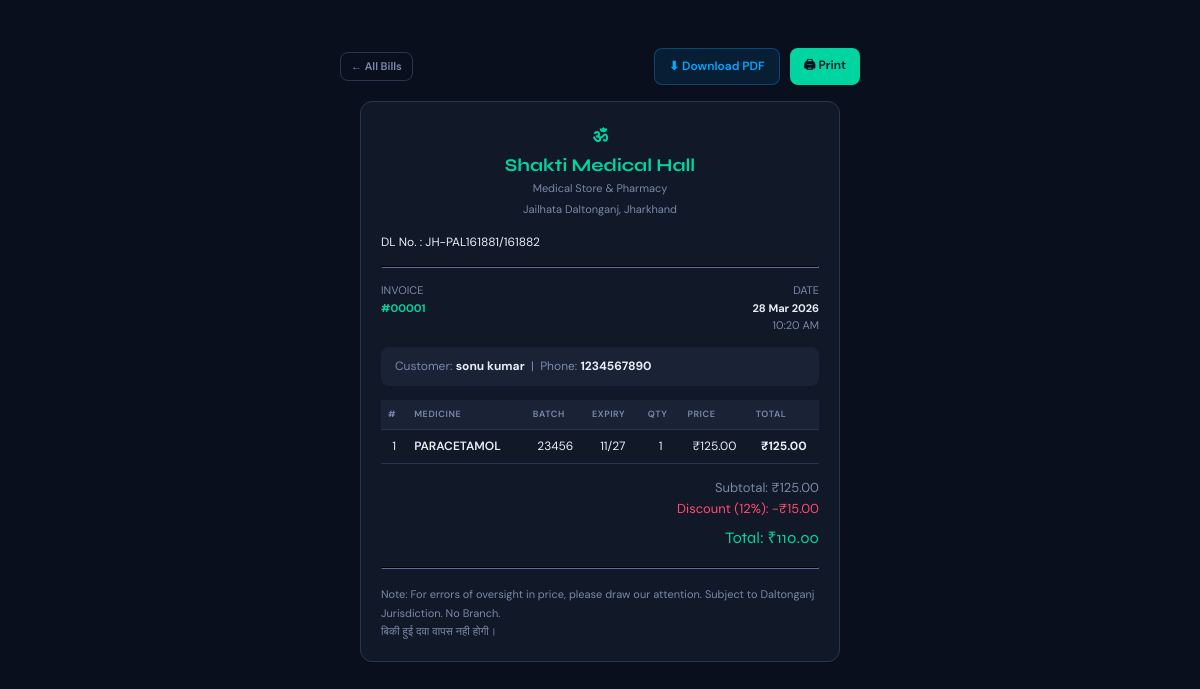
The page /bill/1 (signed in) on the database its author committed.
### app/models.py (models this page shows, shortened)
class Bill(db.Model):
    id = db.Column(db.Integer, primary_key=True)
    total_amount = db.Column(db.Float, default=0)
    discount_percent = db.Column(db.Float, default=0)
    discount_amount = db.Column(db.Float, default=0)
    created_at = db.Column(db.DateTime, default=datetime.utcnow)
    customer_name = db.Column(db.String(200), default="")
    customer_phone = db.Column(db.String(20), default="")
    items = db.relationship("BillItem", backref="bill", lazy=True,
                            cascade="all, delete-orphan")

class BillItem(db.Model):
    id = db.Column(db.Integer, primary_key=True)
    bill_id = db.Column(db.Integer, db.ForeignKey('bill.id'), nullable=False)
    medicine_id = db.Column(db.Integer, db.ForeignKey('medicine.id'), nullable=False)
    batch_id = db.Column(db.Integer, db.ForeignKey('medicine_batch.id'), nullable=True)
    quantity = db.Column(db.Integer, nullable=False)
    price = db.Column(db.Float, nullable=False)           # selling price at time of sale
    batch_number = db.Column(db.String(100), default="")  # snapshot
    expiry_date = db.Column(db.Date, nullable=True)       # snapshot
    medicine = db.relationship("Medicine")
    batch = db.relationship("MedicineBatch")

class Medicine(db.Model):
    id = db.Column(db.Integer, primary_key=True)
    name = db.Column(db.String(200), nullable=False, unique=True)
    company = db.Column(db.String(200))
    price = db.Column(db.Float, nullable=False)           # default selling price
    total_quantity = db.Column(db.Integer, default=0)     # sum of all batch quantities
    batches = db.relationship("MedicineBatch", backref="medicine", lazy=True,
                              cascade="all, delete-orphan")

### app/routes.py (the view)
@main.route("/bill/<int:bill_id>")
@login_required
def view_bill(bill_id):
    bill = Bill.query.get_or_404(bill_id)
    items = BillItem.query.filter_by(bill_id=bill.id).all()
    return render_template("bill_view.html", bill=bill, items=items)

### app/__init__.py (called while the page is built)
def create_app():
    app = Flask(__name__)
    app.config.from_object(Config)
    db.init_app(app)
    login_manager.init_app(app)
    login_manager.login_view = "main.login"
    from app.models import User
    @login_manager.user_loader
    def load_user(user_id):
        return User.query.get(int(user_id))
    from app.routes import main
    app.register_blueprint(main)
    with app.app_context():
        db.create_all()
    return app

### app/templates/bill_view.html (shortened to what this page needs)
{% extends "layout.html" %}
{% block content %}
<div style="max-width:520px; margin: 20px auto;">
  <div class="receipt-actions" style="margin-bottom:16px; justify-content:space-between; display:flex; align-items:center;">
    <a href="{{ url_for('main.all_bills') }}" class="btn btn-outline btn-sm">← All Bills</a>
    <div style="display:flex; gap:10px;">
      <a href="{{ url_for('main.download_bill_pdf', bill_id=bill.id) }}" target="_blank" class="btn btn-pdf">⬇ Download PDF</a>
      <button onclick="window.print()" class="btn btn-primary">🖨 Print</button>
    </div>
  </div>
  <div class="receipt-wrap" id="printArea">
    <div class="receipt-header">
      <h1>ॐ</h1>
      <h1>Shakti Medical Hall</h1>
      <p>Medical Store & Pharmacy</p>
      <p style="margin-top:4px; font-size:11px;">Jailhata Daltonganj, Jharkhand</p>
    </div>
   <div class="dl-line" style="font-size:12px; margin-bottom:4px;">DL No. : JH-PAL161881/161882</div>
    <hr style="border-color: var(--border); margin: 14px 0;">
    <div class="receipt-meta">
      <div>
        <div style="font-size:11px; color:var(--text-muted);">INVOICE</div>
        <div class="fw-bold text-accent">#{{ "%05d"|format(bill.id) }}</div>
      </div>
      <div style="text-align:right;">
        <div style="font-size:11px; color:var(--text-muted);">DATE</div>
        <div class="fw-bold">{{ bill.created_at.strftime('%d %b %Y') }}</div>
        <div style="font-size:11px; color:var(--text-muted);">{{ bill.created_at.strftime('%I:%M %p') }}</div>
      </div>
    </div>
    {% if bill.customer_name %}
    <div class="customer-box" style="background:var(--surface2); border-radius:8px; padding:10px 14px; margin-bottom:14px; font-size:12px;">
      <span class="text-muted">Customer: </span><strong>{{ bill.customer_name }}</strong>
      {% if bill.customer_phone %}<span class="text-muted"> &nbsp;|&nbsp; Phone: </span><strong>{{ bill.customer_phone }}</strong>{% endif %}
    </div>
    {% endif %}
    <table class="receipt-table">
      <thead>
        <tr>
          <th>#</th>
          <th style="text-align:left;">Medicine</th>
          <th>Batch</th>
          <th>Expiry</th>
          <th>Qty</th>
          <th>Price</th>
          <th>Total</th>
        </tr>
      </thead>
      <tbody>
        {% for item in items %}
        <tr>
          <td>{{ loop.index }}</td>
          <td style="text-align:left; font-weight:600;">{{ item.medicine.name }}</td>
          <td>{{ item.batch_number or '—' }}</td>
          <td>{{ item.expiry_date.strftime('%m/%y') if item.expiry_date else '—' }}</td>
          <td>{{ item.quantity }}</td>
          <td>₹{{ "%.2f"|format(item.price) }}</td>
          <td class="fw-bold">₹{{ "%.2f"|format(item.price * item.quantity) }}</td>
        </tr>
        {% endfor %}
      </tbody>
    </table>
    <div class="receipt-totals" style="margin-top:14px;">
      {% set subtotal = namespace(val=0) %}
      {% for item in items %}{% set subtotal.val = subtotal.val + item.price * item.quantity %}{% endfor %}
      <div style="font-size:13px; color:var(--text-muted);">Subtotal: ₹{{ "%.2f"|format(subtotal.val) }}</div>
      {% if bill.discount_percent > 0 %}
      <div style="font-size:13px; color:var(--danger);">Discount ({{ bill.discount_percent|int }}%): -₹{{ "%.2f"|format(bill.discount_amount) }}</div>
      {% endif %}
      <div class="receipt-grand">Total: ₹{{ "%.2f"|format(bill.total_amount) }}</div>
    </div>
    <hr style="border-color: var(--border); margin: 16px 0;">
    <div class="note-section" style="font-size:11px; line-height:1.7; color:var(--text-muted);">
      <p>Note: For errors of oversight in price, please draw our attention. Subject to Daltonganj Jurisdiction. No Branch.</p>
      <p>बिकी हुई दवा वापस नही होगी।</p>
    </div>
  </div>
</div>
{% endblock %}

### app/static/css/style.css (style rules this page uses)
:root { --bg: #0a0f1e; --surface: #111827; --surface2: #1a2236; --surface3: #222d42; --border: #2a3650; --accent: #00d4a0; --accent2: #00a8ff; --accent-glow: rgba(0, 212, 160, 0.18); --text: #e8edf5; --text-muted: #7a8aaa; --danger: #ff4d6d; --warning: #ffb347; --success: #00d4a0; --info: #00a8ff; --radius: 12px; --radius-sm: 8px; --shadow: 0 4px 24px rgba(0,0,0,0.4); --nav-height: 60px; --bottom-nav: 65px; }
*, *::before, *::after { box-sizing: border-box; margin: 0; padding: 0; }
html { scroll-behavior: smooth; }
body { font-family: 'DM Sans', sans-serif; background: var(--bg); color: var(--text); min-height: 100vh; font-size: 14px; line-height: 1.6; padding-bottom: var(--bottom-nav); }
table { width: 100%; border-collapse: collapse; min-width: 500px; }
thead th { background: var(--surface2); padding: 10px 12px; text-align: left; font-size: 10px; text-transform: uppercase; letter-spacing: 0.6px; color: var(--text-muted); font-weight: 600; white-space: nowrap; }
tbody td { padding: 10px 12px; border-top: 1px solid var(--border); font-size: 12px; color: var(--text); }
.btn { display: inline-flex; align-items: center; gap: 5px; padding: 8px 14px; border-radius: var(--radius-sm); font-size: 12px; font-weight: 600; font-family: 'DM Sans', sans-serif; cursor: pointer; text-decoration: none; border: none; transition: all 0.2s; white-space: nowrap; }
.btn-primary { background: var(--accent); color: #0a0f1e; }
.btn-outline { background: transparent; border: 1px solid var(--border); color: var(--text-muted); }
.btn-pdf { background: rgba(0,168,255,.1); border: 1px solid rgba(0,168,255,.3); color: var(--info); }
.btn-sm { padding: 5px 10px; font-size: 11px; }
.receipt-wrap { max-width: 480px; margin: 16px auto; background: var(--surface); border: 1px solid var(--border); border-radius: var(--radius); padding: 20px; }
.receipt-header { text-align: center; margin-bottom: 14px; }
.receipt-header h1 { font-family: 'Syne', sans-serif; font-size: 18px; color: var(--accent); }
.receipt-header p { color: var(--text-muted); font-size: 11px; }
.receipt-meta { display: flex; justify-content: space-between; font-size: 11px; margin-bottom: 12px; }
.receipt-table { width: 100%; border-collapse: collapse; font-size: 11px; margin-bottom: 12px; }
.receipt-table th { padding: 7px; background: var(--surface2); color: var(--text-muted); font-size: 9px; text-transform: uppercase; }
.receipt-table td { padding: 7px; border-bottom: 1px solid var(--border); text-align: center; }
.receipt-table td:nth-child(2) { text-align: left; }
.receipt-totals { text-align: right; font-size: 12px; }
.receipt-grand { font-family: 'Syne', sans-serif; font-size: 16px; color: var(--accent); margin-top: 6px; }
.receipt-actions { display: flex; gap: 10px; justify-content: center; margin-top: 14px; flex-wrap: wrap; }
.text-accent { color: var(--accent); }
.text-muted { color: var(--text-muted); }
.fw-bold { font-weight: 700; }
@media (min-width: 768px) { body { padding-bottom: 0; } }
@media (min-width: 768px) { table { min-width: unset; } }

### rows shown on the page
Bill: id "00001", created_at "28 Mar 2026", created_at "10:20 AM", customer_name "sonu kumar", customer_phone "1234567890", discount_percent "12", discount_amount "15.00", total_amount "110.00"
BillItem: medicine.name "PARACETAMOL", batch_number "23456", expiry_date "11/27", quantity "1", price "125.00", item.price*item.quantity "125.00"

### other values the page prints
{{ "%.2f"|format(subtotal.val) }} "125.00"
